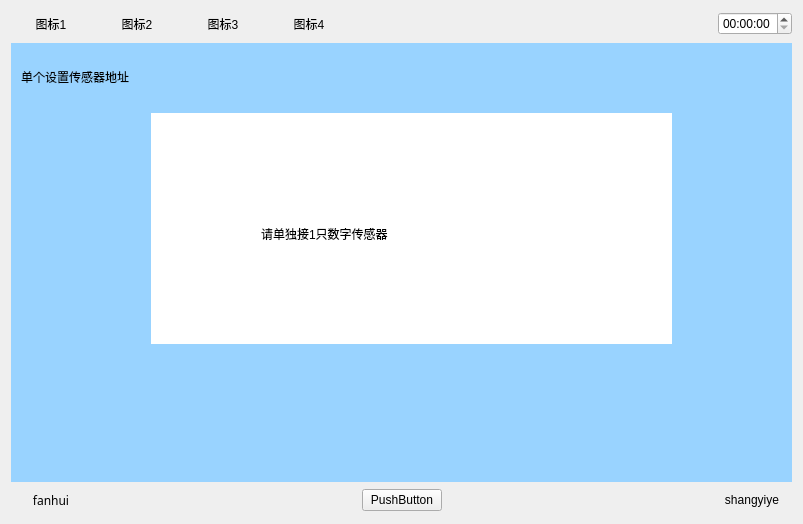
<?xml version="1.0" encoding="UTF-8"?>
<ui version="4.0">
 <class>Dangeshedizhi</class>
 <widget class="QWidget" name="Dangeshedizhi">
  <property name="geometry">
   <rect>
    <x>0</x>
    <y>0</y>
    <width>803</width>
    <height>524</height>
   </rect>
  </property>
  <property name="windowTitle">
   <string>Form</string>
  </property>
  <layout class="QVBoxLayout" name="verticalLayout" stretch="1,5,1">
   <item>
    <layout class="QHBoxLayout" name="horizontalLayout_5">
     <item>
      <widget class="QPushButton" name="pushButton">
       <property name="text">
        <string>图标1</string>
       </property>
       <property name="flat">
        <bool>true</bool>
       </property>
      </widget>
     </item>
     <item>
      <widget class="QPushButton" name="pushButton_2">
       <property name="text">
        <string>图标2</string>
       </property>
       <property name="flat">
        <bool>true</bool>
       </property>
      </widget>
     </item>
     <item>
      <widget class="QPushButton" name="pushButton_3">
       <property name="text">
        <string>图标3</string>
       </property>
       <property name="flat">
        <bool>true</bool>
       </property>
      </widget>
     </item>
     <item>
      <widget class="QPushButton" name="pushButton_4">
       <property name="text">
        <string>图标4</string>
       </property>
       <property name="flat">
        <bool>true</bool>
       </property>
      </widget>
     </item>
     <item>
      <spacer name="horizontalSpacer_4">
       <property name="orientation">
        <enum>Qt::Horizontal</enum>
       </property>
       <property name="sizeHint" stdset="0">
        <size>
         <width>40</width>
         <height>20</height>
        </size>
       </property>
      </spacer>
     </item>
     <item>
      <widget class="QTimeEdit" name="timeEdit_2"/>
     </item>
    </layout>
   </item>
   <item>
    <widget class="QWidget" name="widget" native="true">
     <property name="sizePolicy">
      <sizepolicy hsizetype="Preferred" vsizetype="Preferred">
       <horstretch>0</horstretch>
       <verstretch>0</verstretch>
      </sizepolicy>
     </property>
     <property name="contextMenuPolicy">
      <enum>Qt::DefaultContextMenu</enum>
     </property>
     <property name="styleSheet">
      <string notr="true">background-color: rgb(153, 211, 255);</string>
     </property>
     <widget class="QLabel" name="label">
      <property name="geometry">
       <rect>
        <x>10</x>
        <y>20</y>
        <width>171</width>
        <height>27</height>
       </rect>
      </property>
      <property name="text">
       <string>单个设置传感器地址</string>
      </property>
     </widget>
     <widget class="QWidget" name="widget_2" native="true">
      <property name="geometry">
       <rect>
        <x>140</x>
        <y>70</y>
        <width>521</width>
        <height>231</height>
       </rect>
      </property>
      <property name="styleSheet">
       <string notr="true">background-color: rgb(255, 255, 255);</string>
      </property>
      <widget class="QLabel" name="label_2">
       <property name="geometry">
        <rect>
         <x>110</x>
         <y>90</y>
         <width>261</width>
         <height>61</height>
        </rect>
       </property>
       <property name="text">
        <string>请单独接1只数字传感器</string>
       </property>
      </widget>
     </widget>
    </widget>
   </item>
   <item>
    <layout class="QHBoxLayout" name="horizontalLayout_2">
     <item>
      <widget class="QPushButton" name="returnIndex">
       <property name="font">
        <font>
         <family>AR PL UMing TW MBE</family>
        </font>
       </property>
       <property name="text">
        <string>fanhui</string>
       </property>
       <property name="flat">
        <bool>true</bool>
       </property>
      </widget>
     </item>
     <item>
      <spacer name="horizontalSpacer">
       <property name="orientation">
        <enum>Qt::Horizontal</enum>
       </property>
       <property name="sizeHint" stdset="0">
        <size>
         <width>40</width>
         <height>20</height>
        </size>
       </property>
      </spacer>
     </item>
     <item>
      <widget class="QPushButton" name="pushButton_5">
       <property name="text">
        <string>PushButton</string>
       </property>
      </widget>
     </item>
     <item>
      <spacer name="horizontalSpacer_3">
       <property name="orientation">
        <enum>Qt::Horizontal</enum>
       </property>
       <property name="sizeHint" stdset="0">
        <size>
         <width>40</width>
         <height>20</height>
        </size>
       </property>
      </spacer>
     </item>
     <item>
      <widget class="QPushButton" name="returnPage">
       <property name="text">
        <string>shangyiye</string>
       </property>
       <property name="flat">
        <bool>true</bool>
       </property>
      </widget>
     </item>
    </layout>
   </item>
  </layout>
 </widget>
 <resources/>
 <connections/>
</ui>
